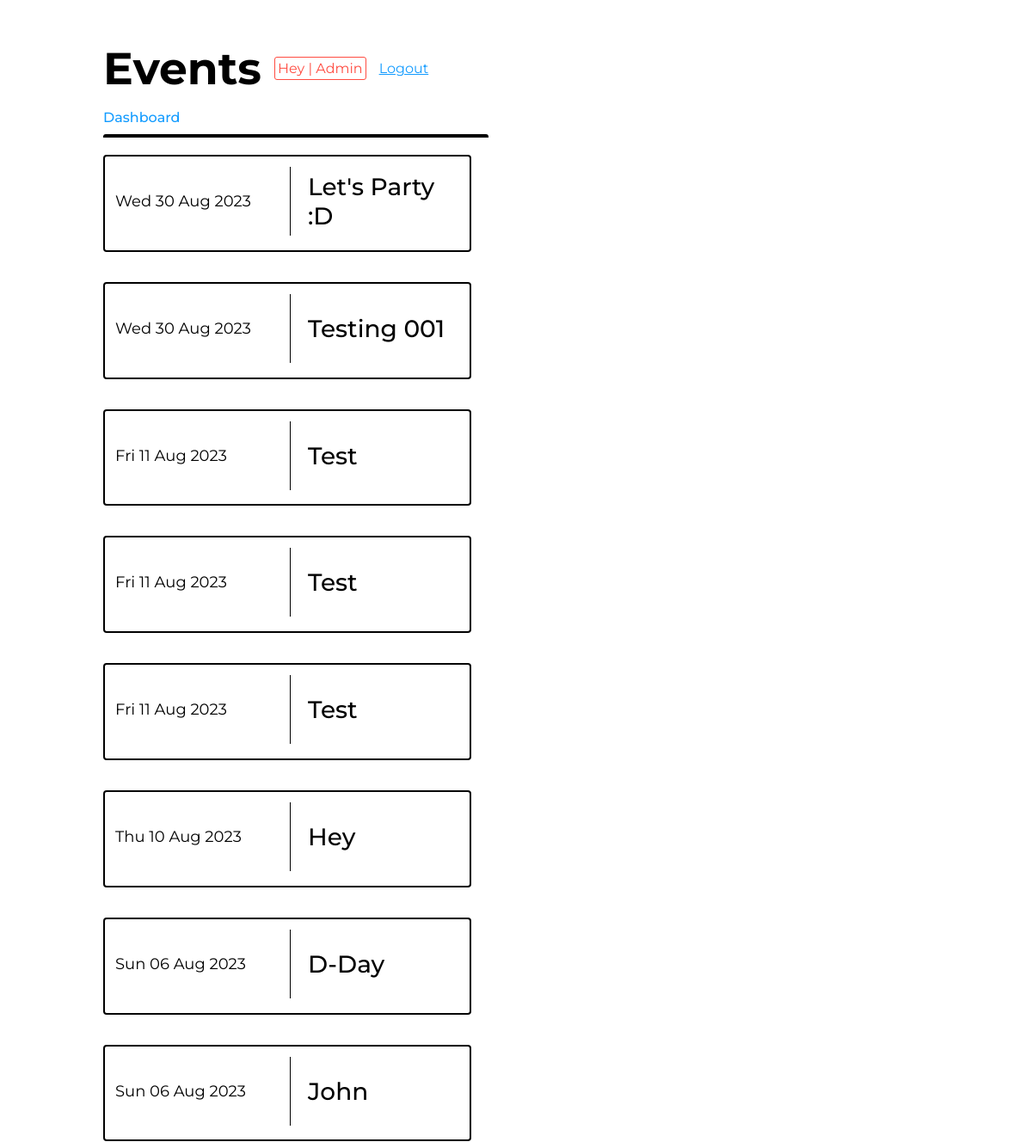
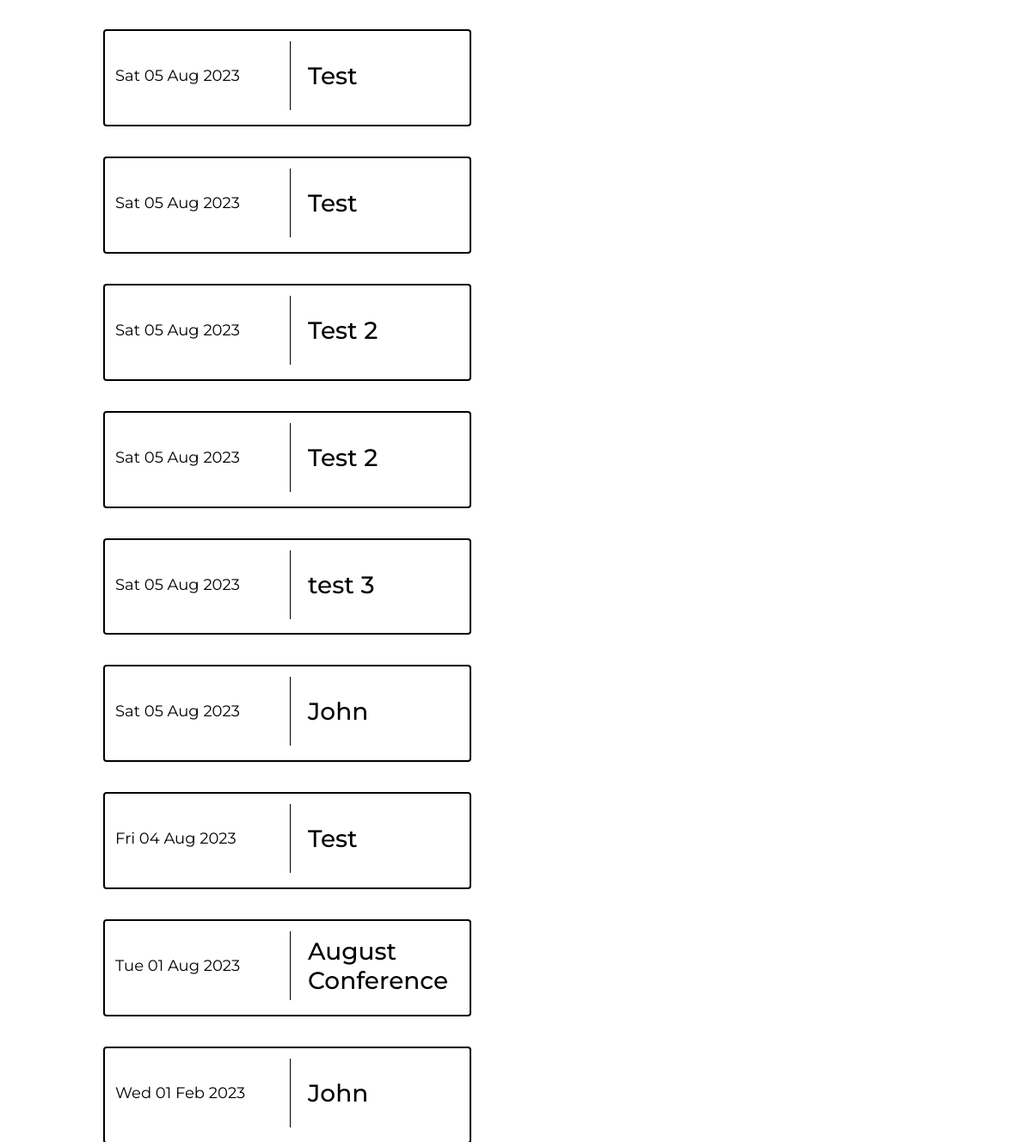
Before: / (signed in, upper part) with the older database file (2 pictures, top to bottom).
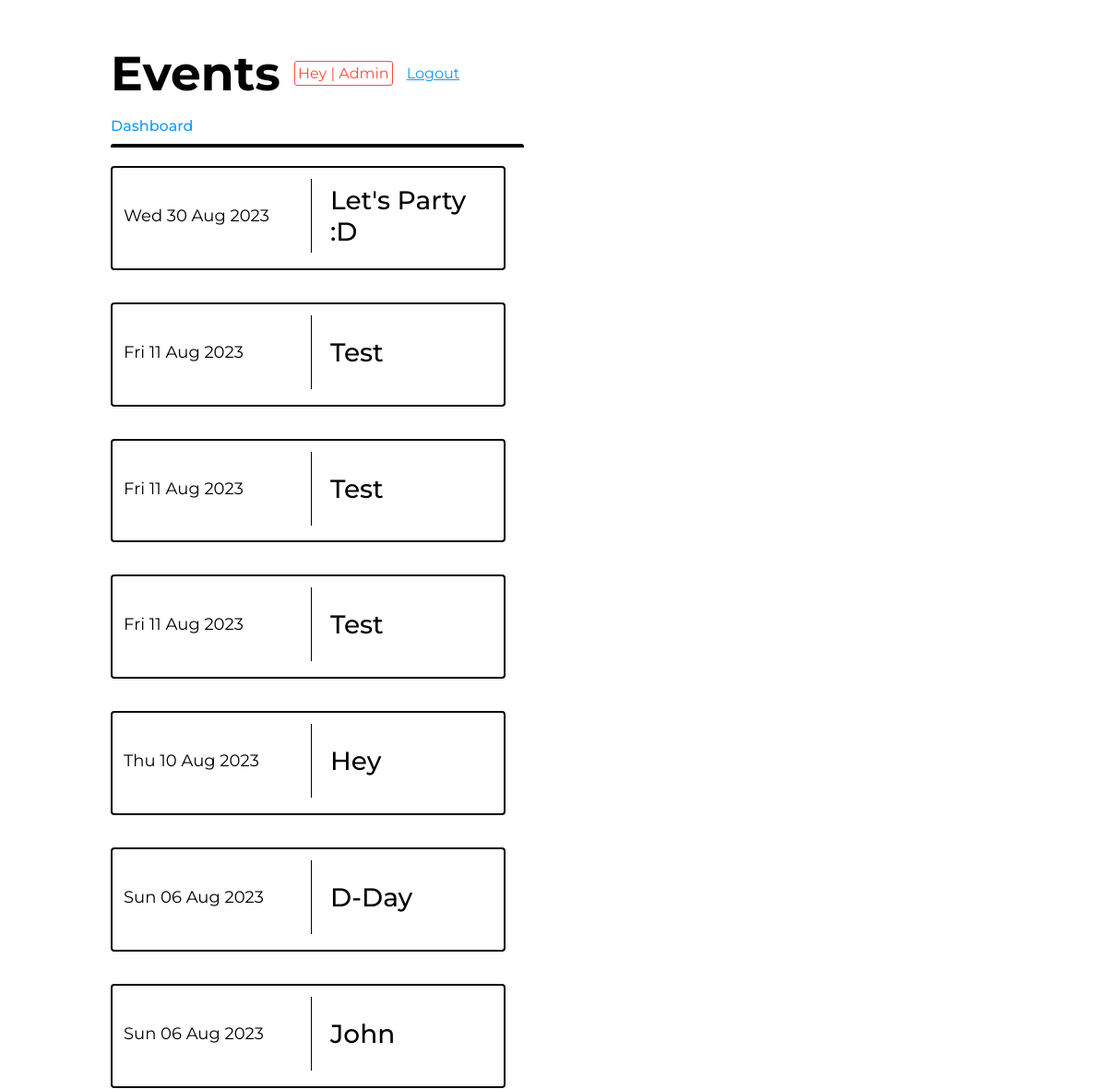
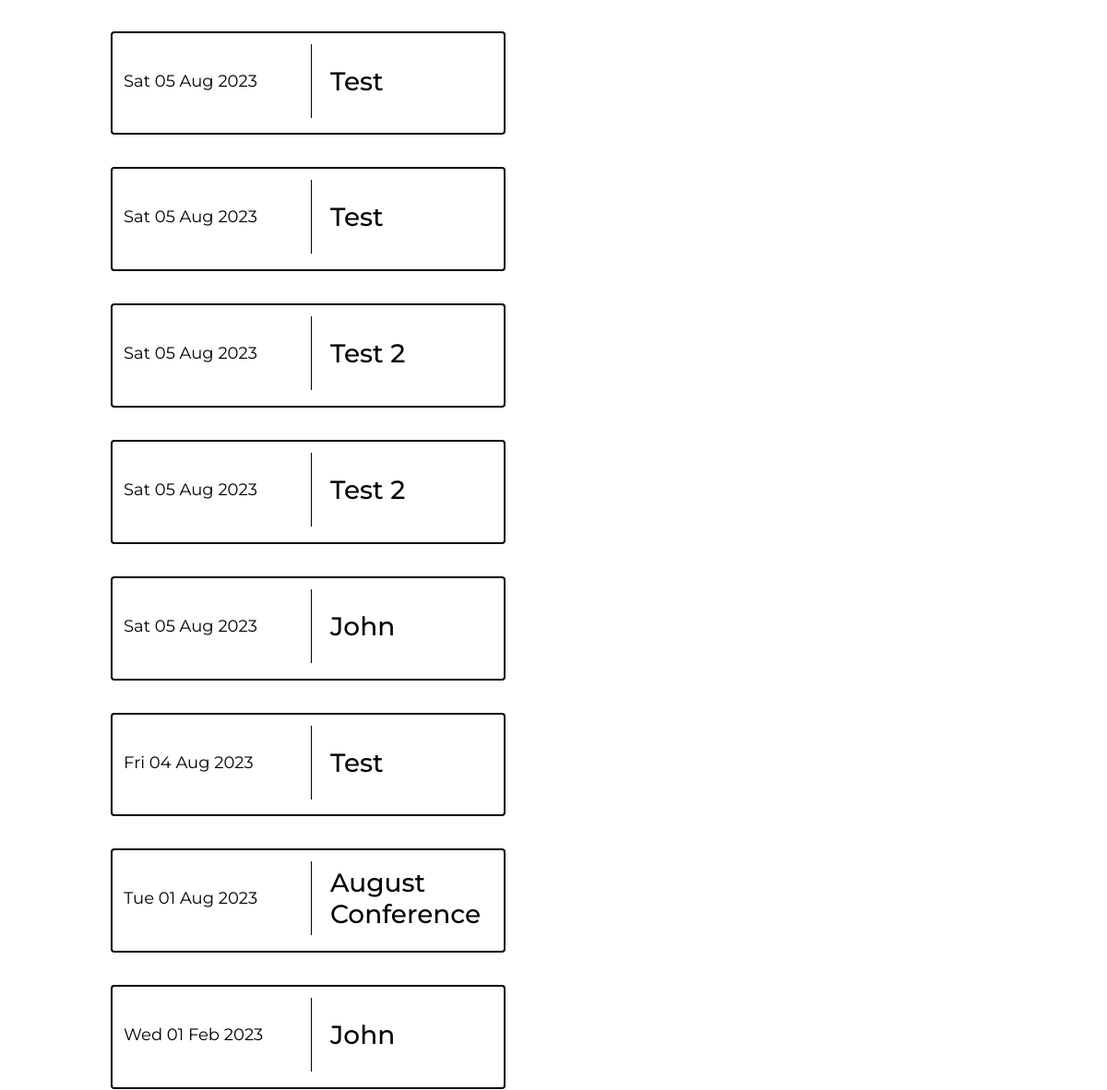
After: the same page with the newer database file (2 pictures, top to bottom).
### helpers/db_manager.py (models this page shows)
    class Event(db.Model):
        id =  db.Column(db.Integer, primary_key=True)
        date = db.Column(db.String)
        title = db.Column(db.String)

### app.py (the view)
@app.route("/")
@login_required
def events():
    try:
        event_records = db_manager.get_events(db, event_table)
    except Exception as e:
        app.logger.error(f"failed to retrieve event records: {e}")
    return render_template("events.html", events=event_records)

### app.py (called while the page is built)
@login_manager.user_loader
def load_user(user_id):
    return user_table.query.get(int(user_id))

@app.context_processor
def inject_user():
    return dict(user=current_user)

### helpers/db_manager.py (called while the page is built)
def get_events(db, event_table):
    event_records = db.session.execute(db.select(event_table).order_by(event_table.id)).scalars().all()
    return sort_fmt_event_records(event_records)

def get_date(obj):
    return datetime.strptime(obj.date, '%Y-%m-%d')

def fmt_event_records(events):
    for event in events:
        if event.date != "":
            event_date = datetime.strptime(event.date, '%Y-%m-%d')
            event.date = event_date.strftime("%a %d %b %Y")
    return events

def sort_fmt_event_records(events):
    sorted_asc_list = sorted(events, key=get_date, reverse=True)
    return fmt_event_records(sorted_asc_list)

### templates/events.html (shortened to what this page needs)
{%extends "base.html"%}
{%block page_title%}Events{%endblock%}
{%block content%}
    <a class="dashboard-link"href="/dashboard">Dashboard</a>
    <div class="events-holder">
        {%for event in events%}
            <div class="event">
                <div class="event-content">
                    <div class="date">
                        <p>{{event.date}}</p>
                    </div>
                    <div class="title">
                        <h1>{{event.title}}</h1>
                    </div>
                </div>
            </div>
        {%endfor%}
    </div>
{%endblock%}

Changed rows visible on the page:
removed Event: date "Wed 30 Aug 2023", title "Testing 001"
removed Event: date "Sat 05 Aug 2023", title "test 3"
